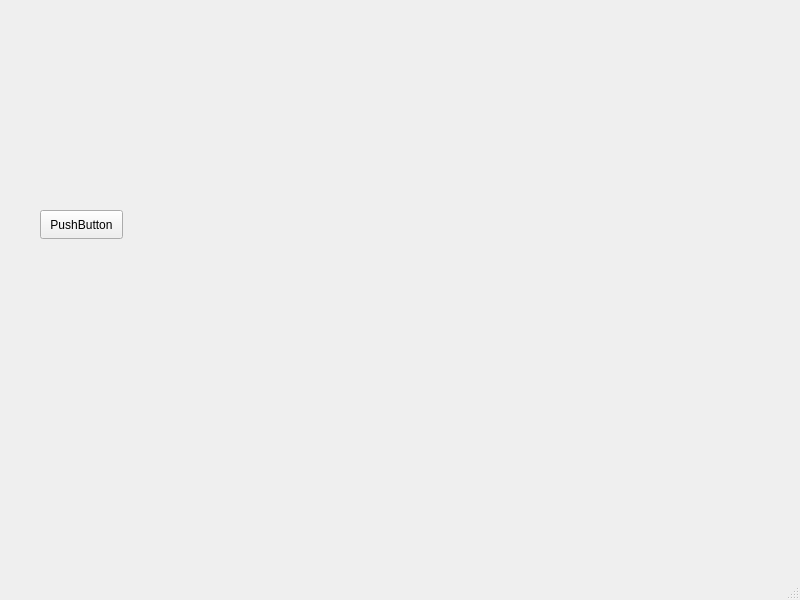
<?xml version="1.0" encoding="UTF-8"?>
<ui version="4.0">
 <class>MainWindow</class>
 <widget class="QMainWindow" name="MainWindow">
  <property name="geometry">
   <rect>
    <x>0</x>
    <y>0</y>
    <width>800</width>
    <height>600</height>
   </rect>
  </property>
  <property name="windowTitle">
   <string>MainWindow</string>
  </property>
  <widget class="QWidget" name="centralwidget">
   <widget class="QPushButton" name="pushButton">
    <property name="geometry">
     <rect>
      <x>40</x>
      <y>210</y>
      <width>83</width>
      <height>29</height>
     </rect>
    </property>
    <property name="text">
     <string>PushButton</string>
    </property>
   </widget>
  </widget>
  <widget class="QMenuBar" name="menubar">
   <property name="geometry">
    <rect>
     <x>0</x>
     <y>0</y>
     <width>800</width>
     <height>31</height>
    </rect>
   </property>
  </widget>
  <widget class="QStatusBar" name="statusbar"/>
 </widget>
 <resources/>
 <connections/>
</ui>
